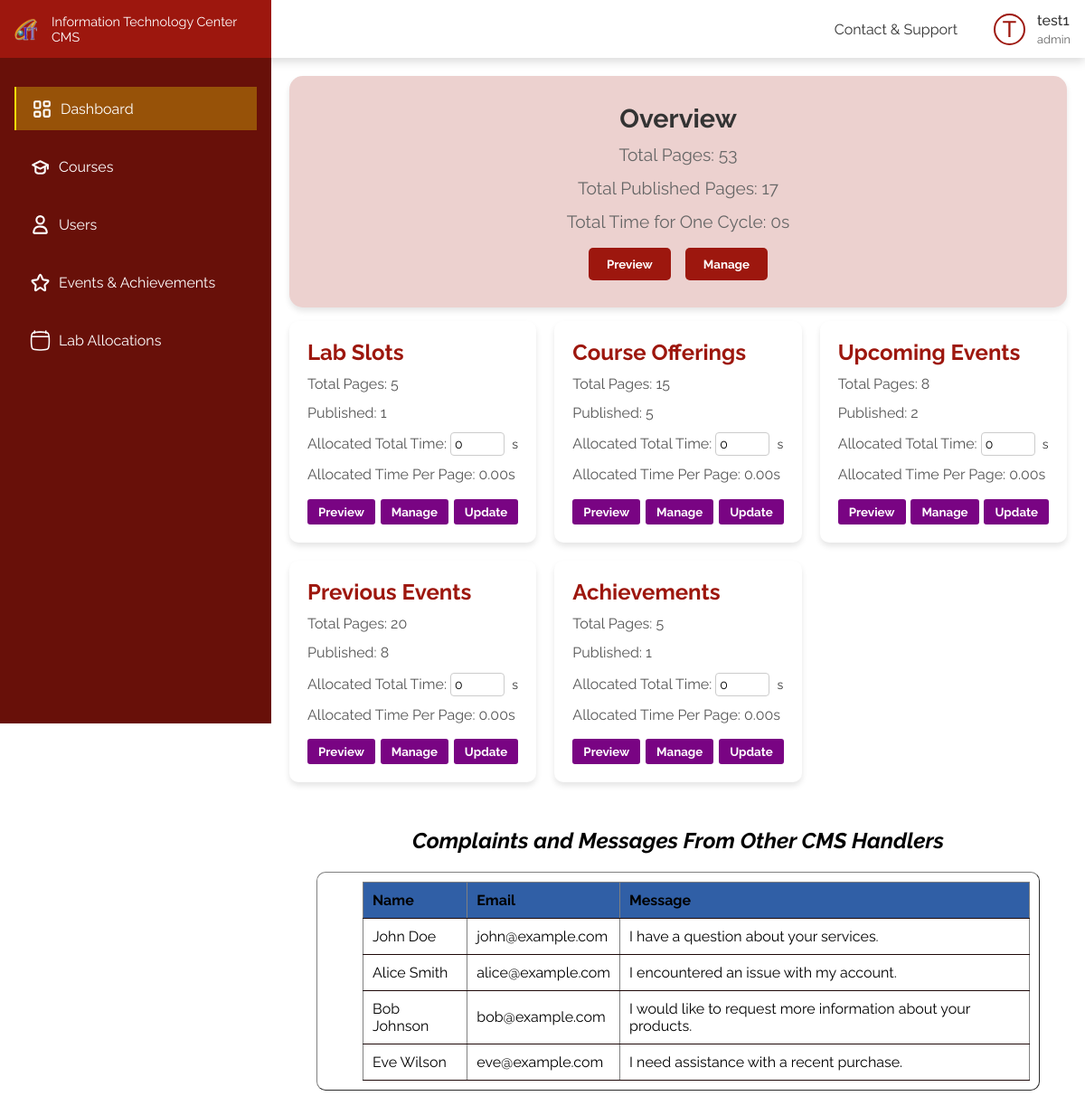
The app's page / (signed in) with its own data.
### tables this page shows
CREATE TABLE IF NOT EXISTS `user` (
  `u_id` int(10) UNSIGNED NOT NULL AUTO_INCREMENT,
  `user_name` varchar(50) NOT NULL,
  `email` varchar(100) NOT NULL,
  `password` varchar(255) NOT NULL,
  `contact` varchar(20) NOT NULL,
  `clearense` varchar(20) NOT NULL,
  PRIMARY KEY (`u_id`)
);

CREATE TABLE IF NOT EXISTS `dashboard` (
  `feature` varchar(100) NOT NULL,
  `total_pages` int(11) DEFAULT 0,
  `published_pages` int(11) DEFAULT 0,
  `total_time` int(11) DEFAULT 0,
  PRIMARY KEY (`feature`)
);

CREATE TABLE IF NOT EXISTS `contactsupport` (
  `id` int(10) UNSIGNED NOT NULL AUTO_INCREMENT,
  `name` varchar(100) DEFAULT NULL,
  `email` varchar(100) DEFAULT NULL,
  `message` text DEFAULT NULL,
  PRIMARY KEY (`id`)
);

### index.php (the view, shortened to what this page needs)
<?php
include_once("./config.php");
include_once(APP_ROOT . "/includes/header.php");
function fetchDashboardData($conn)
{
    $dashboardData = array();
    $result = $conn->query("SELECT * FROM `dashboard`");
    while ($row = $result->fetch_assoc()) {
        $dashboardData[$row['feature']] = $row;
    }
    return $dashboardData;
}
$dashboardData = fetchDashboardData($conn);
$totalPages = 0;
$totalPublished = 0;
$totalTime = 0;
foreach ($dashboardData as $feature => $data) {
    if ($feature === 'total') {
        continue;
    }
    if ($data['published_pages'] > 0) {
        $allocatedTimePerPage = number_format($data['total_time'] / $data['published_pages'], 2) . 's';
    } else {
        $allocatedTimePerPage = 'N/A';
    }
    $totalPages += $data['total_pages'];
    $totalPublished += $data['published_pages'];
    $totalTime += $data['total_time'];
}
?>
<!DOCTYPE html>
<html lang="en">
<head>
    <link rel="stylesheet" href="/css/dashboard.css">
</head>
<body>
    <div class="flex-box">
        <div class="left">
            <?php
            include_once(APP_ROOT . "/includes/sidebar.php");
            sidebar(0);
            ?>
        </div>
        <div class="right">
            <?php
            include_once(APP_ROOT . "/includes/header.php");
            ?>
            <div class="dashboard-content">
                <div class="widget elegant-widget" id="overview-widget">
                    <h2 class="widget-title">Overview</h2>
                    <p class="widget-info" id="total-pages">Total Pages:
                        <?php echo $totalPages; ?>
                    </p>
                    <p class="widget-info" id="total-published-pages">Total Published Pages:
                        <?php echo $totalPublished; ?>
                    </p>
                    <p class="widget-info" id="total-time-for-cycle">Total Time for One Cycle:
                        <?php echo $totalTime; ?>s
                    </p>
                    <div class="widget-buttons">
                        <a href="/pages/preview"><button class="preview-button">Preview</button></a>
                        <button class="manage-button">Manage</button>
                    </div>
                </div>
                <div class="dashboard-widgets">
                    <?php
                    foreach ($dashboardData as $feature => $data) {
                        if ($feature === 'total') {
                            continue;
                        }
                        if ($data['published_pages'] > 0) {
                            $allocatedTimePerPage = number_format($data['total_time'] / $data['published_pages'], 2) . 's';
                        } else {
                            $allocatedTimePerPage = 'N/A';
                        }
                        ?>
                        <div class="widget">
                            <h2 class="widget-title">
                                <?php echo $feature; ?>
                            </h2>
                            <p class="widget-info">Total Pages:
                                <?php echo $data['total_pages']; ?>
                            </p>
                            <p class="widget-info">Published:
                                <?php echo $data['published_pages']; ?>
                            </p>
                            <form method="POST" action="/">
                                <p class="widget-info">
                                    Allocated Total Time:
                                    <input type="number" name="total_time" value="<?php echo $data['total_time']; ?>"
                                        class="allocated-time-input">
                                    <span class="time-unit">s</span>
                                </p>
                                <p class="widget-info">Allocated Time Per Page:
                                    <?php echo $allocatedTimePerPage; ?>
                                </p>
                                <div class="widget-buttons">
                                    <button class="preview-button">Preview</button>
                                    <button class="manage-button">Manage</button>
                                    <button type="submit" class="update-button">Update</button>
                                </div>
                            </form>
                        </div>
                        <?php
                    }
                    ?>
                </div>
            </div>
            <div class="contact-support">
                <?php
                $query = "SELECT * FROM `contactsupport`";
                $result = mysqli_query($conn, $query);
                if ($result) {
                    echo "<h2><i><center>Complaints and Messages From Other CMS Handlers<center></i></h2>
                    <center><table border='1'>
                    <tr>
                        <th>Name</th>
                        <th>Email</th>
                        <th>Message</th>
                    </tr>";
                    while ($row = mysqli_fetch_assoc($result)) {
                        echo "<tr>";
                        echo "<td>" . $row['name'] . "</td>";
                        echo "<td>" . $row['email'] . "</td>";
                        echo "<td>" . $row['message'] . "</td>";
                        echo "</tr>";
                    }
                    echo "</center></table>";
                } else {
                    echo "Error: " . mysqli_error($conn);
                }
                ?>
            </div>
        </div>
</body>
</html>

### includes/header_core.php (shortened to what this page needs)
<!DOCTYPE html>
<html lang="en">
<head>
    <link rel="stylesheet" href="/css/styles.css">
</head>
<body>
</body>
</html>

### includes/header.php (shortened to what this page needs)
<?php
include APP_ROOT . "/includes/header_core.php";
if (isset($_SESSION['user_id'])) {
  $user_id = $_SESSION['user_id'];
  $sql = "SELECT user_name, clearense FROM user WHERE u_id = ?";
  $stmt = $conn->prepare($sql);
  $stmt->bind_param("i", $user_id);
  $stmt->execute();
  $result = $stmt->get_result();
  if ($row = $result->fetch_assoc()) {
    $username = $row['user_name'];
    $role = $row['clearense'];
  }
}
?>
<!DOCTYPE html>
<html lang="en">
<head>
  <link rel="stylesheet" href="/css/header.css">
</head>
<body>
  <header>
    <div class="menu">
      <ul>
        <li><a href="/pages/contactNsupport.php">Contact & Support</a></li>
      </ul>
    </div>
    <div class="profile">
      <div class="img"><?php echo isset($username) ? strtoupper(substr($username, 0, 1)) : 'G'; ?></div>
      <h5><?php echo isset($username) ? $username : 'Guest'; ?></h5>
      <p><?php echo isset($role) ? $role : 'Guest'; ?></p>
    </div>
  </header>
</body>
</html>

### includes/sidebar.php (shortened to what this page needs)
<!DOCTYPE html>
<html lang="en">
<head>
    <link rel="stylesheet" href="/css/sidebar.css">
</head>
<body>
    <?php function sidebar(int $index)
    {
    ?>
        <div class="side">
            <div class="logo">
                <img src="/images/ITCenterLogo.svg" alt="IT Center Logo" />
                <span>Information Technology Center CMS</span>
            </div>
            <div class="links">
                <a href="/" class="link <?php echo $index == 0 ? 'active' : '' ?>">
                    <div class="link-main">
                        <img src="/images/darhboard_alt.svg" alt="">
                        <p>Dashboard</p>
                    </div>
                </a>
                <a href="/pages/course/" class="link <?php echo $index == 1 ? 'active' : '' ?>">
                    <div class="link-main">
                        <img src="/images/Mortarboard.svg" alt="">
                        <p>Courses</p>
                    </div>
                </a>
                <a href="/pages/users/" class="link <?php echo $index == 2 ? 'active' : '' ?>">
                    <div class="link-main">
                        <img src="/images/User_alt.svg" alt="">
                        <p>Users</p>
                    </div>
                </a>
                <div>
                    <a href="/pages/eventsandachivements.php" class="link <?php echo $index == 3 ? 'active' : '' ?>">
                        <div class="link-main">
                            <img src="/images/Star.svg" alt="">
                            <p>Events & Achievements</p>
                        </div>
                    </a>
                </div>
                <a href="/pages/labslots/" class="link <?php echo $index == 4 ? 'active' : '' ?>">
                    <div class="link-main">
                        <img src="/images/calendar.svg" alt="">
                        <p>Lab Allocations</p>
                    </div>
                </a>
            </div>
        </div>
    <?php } ?>
</body>
</html>

### css/styles.css (style rules this page uses)
* { margin: 0; padding: 0; box-sizing: border-box; font-family: "Raleway", sans-serif; }
:root { --color-1: #9d170e; --color-2: #f9db08; --color-3: #305fa6; --color-4: #00b007; --color-5: #790483; --color-text-1: #333; --color-text-2: #666; --color-shade-1: #681009; }
a { text-decoration: none; }
.flex-box { display: flex; }
.left { width: 300px; }
.right { width: calc(100% - 300px); padding-top: 4rem; }

### css/header.css (style rules this page uses)
header { color: var(--color-text-1); box-shadow: 0 4px 10px rgba(0, 0, 0, 0.146); position: fixed; left: 0; top: 0; z-index: 10; background-color: white; display: flex; align-items: center; height: 4rem; gap: 0.5rem; width: 100%; padding: 0 1rem; }
.menu { display: flex; align-items: center; margin-left: auto; }
.menu ul { list-style: none; display: flex; gap: 1.2rem; }
.menu ul li { cursor: pointer; position: relative; font-weight: 400; font-size: 1rem; }
.menu ul li a { color: var(--color-text-1); }
.menu ul li:before { content: ""; position: absolute; bottom: -4px; left: 0; width: 0; height: 2px; background-color: transparent; transition: width 0.3s ease-in-out, background-color 0.3s ease-in-out; }
.profile { margin-left: 2rem; display: grid; grid-template-columns: 40px auto; gap: 0.25rem 0.5rem; align-items: center; cursor: pointer; }
.profile h5 { font-weight: 500; font-size: 1rem; }
.profile p { grid-column: 2; font-size: 0.8rem; color: var(--color-text-2); }
.profile .img { display: flex; font-size: 25px; align-items: center; justify-content: center; font-weight: 500; height: 35px; width: 35px; border-radius: 50%; grid-row: 1/3; border: 2px solid var(--color-1); color: var(--color-1); }

### css/dashboard.css (style rules this page uses)
.dashboard-content { padding: 20px; }
.dashboard-widgets { display: grid; grid-template-columns: repeat(3, 1fr); gap: 20px; }
.widget { background-color: white; border-radius: 10px; box-shadow: 0 4px 6px rgba(0, 0, 0, 0.1); padding: 20px; transition: transform 0.2s, box-shadow 0.2s; cursor: pointer; }
.widget h2 { color: #9d170e; font-size: 1.5rem; margin-bottom: 10px; font-weight: bold; }
.widget p { color: #555; font-size: 1rem; margin-bottom: 10px; line-height: 1.4; }
.widget-buttons { display: flex; justify-content: space-between; margin-top: 15px; }
.preview-button, .manage-button, .update-button { background-color: var(--color-5); color: #fff; border: none; padding: 6px 12px; border-radius: 3px; cursor: pointer; font-weight: bold; transition: background-color 0.3s; }
.elegant-widget { background-color: #ECD1CF; border-radius: 15px; box-shadow: 0 4px 6px rgba(0, 0, 0, 0.1); margin-bottom: 15px; padding: 30px; transition: transform 0.2s, box-shadow 0.2s; cursor: pointer; text-align: center; }
.elegant-widget h2 { color: #333; font-size: 1.8rem; margin-bottom: 10px; font-weight: bold; }
.elegant-widget p { color: #666; font-size: 1.2rem; margin-bottom: 10px; line-height: 1.4; }
.elegant-widget .widget-buttons { display: flex; justify-content: center; margin-top: 15px; }
.elegant-widget .preview-button, .elegant-widget .manage-button { background-color: #9d170e; color: #fff; border: none; padding: 10px 20px; border-radius: 5px; cursor: pointer; font-weight: bold; transition: background-color 0.3s; }
.allocated-time-input { width: 60px; padding: 4px; border: 1px solid #ccc; border-radius: 4px; font-size: 14px; }
.time-unit { margin-left: 4px; font-size: 14px; color: #333; }
table { display: flex; padding: 10px; padding-left: 50px; margin: 20px; border-collapse: collapse; border-radius: 10px; }
th, td { padding: 10px; text-align: left; border-bottom: 1px solid #1e0808; }
th { background-color: var(--color-3); }
.contact-support { margin: 30px; border-radius: 10px; }

### records on screen
user: user_name "T", user_name "test1", clearense "admin"
dashboard: feature "Lab Slots", total_pages "5", published_pages "1", total_time "0", allocatedTimePerPage "0.00s"
dashboard: feature "Course Offerings", total_pages "15", published_pages "5", total_time "0", allocatedTimePerPage "0.00s"
dashboard: feature "Upcoming Events", total_pages "8", published_pages "2", total_time "0", allocatedTimePerPage "0.00s"
dashboard: feature "Previous Events", total_pages "20", published_pages "8", total_time "0", allocatedTimePerPage "0.00s"
dashboard: feature "Achievements", total_pages "5", published_pages "1", total_time "0", allocatedTimePerPage "0.00s"
contactsupport: name "John Doe", email "john@example.com", message "I have a question about your services."
contactsupport: name "Alice Smith", email "alice@example.com", message "I encountered an issue with my account."
contactsupport: name "Bob Johnson", email "bob@example.com", message "I would like to request more information about your products."
contactsupport: name "Eve Wilson", email "eve@example.com", message "I need assistance with a recent purchase."

### other values on screen
$totalPages "53"
$totalPublished "17"
$totalTime "0"
